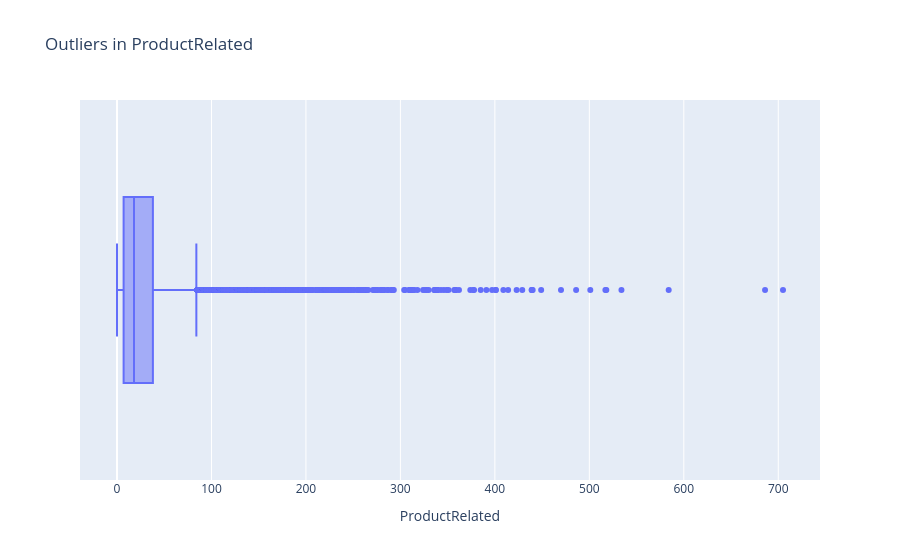

The notebook cell saved with this chart:
### Code cell
px.box(data_frame=df,x="ProductRelated", title="Outliers in ProductRelated")

### Figure 1 — Plotly figure (JSON) as saved in the notebook; plotly's stock layout.template omitted (floating-point values rounded to 4 significant figures; data arrays with more than 128 entries replaced by an {"elided": "..."} marker saying what was removed)
{"data": [{"alignmentgroup": "True", "hovertemplate": "ProductRelated=%{x}<extra></extra>", "legendgroup": "", "marker": {"color": "#636efa"}, "name": "", "notched": false, "offsetgroup": "", "orientation": "h", "showlegend": false, "type": "box", "x": {"elided": "12330 int values"}, "x0": " ", "xaxis": "x", "y0": " ", "yaxis": "y"}], "layout": {"boxmode": "group", "legend": {"tracegroupgap": 0}, "title": {"text": "Outliers in ProductRelated"}, "xaxis": {"anchor": "y", "domain": [0, 1], "title": {"text": "ProductRelated"}}, "yaxis": {"anchor": "x", "domain": [0, 1]}}}
